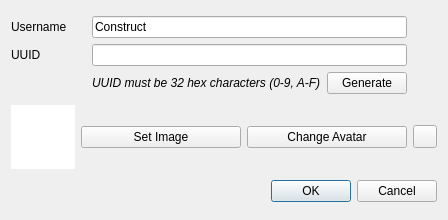
<?xml version="1.0" encoding="UTF-8"?>
<ui version="4.0">
 <class>NewUserDialog</class>
 <widget class="QDialog" name="NewUserDialog">
  <property name="geometry">
   <rect>
    <x>0</x>
    <y>0</y>
    <width>448</width>
    <height>220</height>
   </rect>
  </property>
  <property name="windowTitle">
   <string>New User</string>
  </property>
  <layout class="QGridLayout" name="gridLayout_2">
   <item row="2" column="1" colspan="3">
    <widget class="QDialogButtonBox" name="buttonBox">
     <property name="orientation">
      <enum>Qt::Orientation::Horizontal</enum>
     </property>
     <property name="standardButtons">
      <set>QDialogButtonBox::StandardButton::Cancel|QDialogButtonBox::StandardButton::Ok</set>
     </property>
    </widget>
   </item>
   <item row="1" column="2">
    <widget class="QPushButton" name="setAvatar">
     <property name="text">
      <string>Change Avatar</string>
     </property>
    </widget>
   </item>
   <item row="1" column="1">
    <widget class="QPushButton" name="selectImage">
     <property name="text">
      <string>Set Image</string>
     </property>
    </widget>
   </item>
   <item row="1" column="3">
    <widget class="QToolButton" name="revert">
     <property name="text">
      <string/>
     </property>
    </widget>
   </item>
   <item row="0" column="0" colspan="4">
    <layout class="QGridLayout" name="gridLayout">
     <item row="1" column="0">
      <widget class="QLabel" name="label">
       <property name="text">
        <string>UUID</string>
       </property>
      </widget>
     </item>
     <item row="0" column="1" colspan="2">
      <widget class="QLineEdit" name="username">
       <property name="text">
        <string>Construct</string>
       </property>
      </widget>
     </item>
     <item row="1" column="1" colspan="2">
      <widget class="QLineEdit" name="uuid"/>
     </item>
     <item row="0" column="0">
      <widget class="QLabel" name="label_2">
       <property name="text">
        <string>Username</string>
       </property>
      </widget>
     </item>
     <item row="2" column="1">
      <widget class="QLabel" name="label_3">
       <property name="font">
        <font>
         <italic>true</italic>
        </font>
       </property>
       <property name="text">
        <string>UUID must be 32 hex characters (0-9, A-F)</string>
       </property>
      </widget>
     </item>
     <item row="2" column="2">
      <widget class="QPushButton" name="generate">
       <property name="text">
        <string>Generate</string>
       </property>
      </widget>
     </item>
     <item row="1" column="3">
      <widget class="QLabel" name="uuidVerified">
       <property name="sizePolicy">
        <sizepolicy hsizetype="Fixed" vsizetype="Preferred">
         <horstretch>0</horstretch>
         <verstretch>0</verstretch>
        </sizepolicy>
       </property>
       <property name="minimumSize">
        <size>
         <width>24</width>
         <height>0</height>
        </size>
       </property>
      </widget>
     </item>
     <item row="0" column="3">
      <widget class="QLabel" name="usernameVerified">
       <property name="text">
        <string/>
       </property>
      </widget>
     </item>
    </layout>
   </item>
   <item row="1" column="0">
    <widget class="QGraphicsView" name="image">
     <property name="sizePolicy">
      <sizepolicy hsizetype="Expanding" vsizetype="Expanding">
       <horstretch>0</horstretch>
       <verstretch>0</verstretch>
      </sizepolicy>
     </property>
     <property name="minimumSize">
      <size>
       <width>64</width>
       <height>64</height>
      </size>
     </property>
     <property name="maximumSize">
      <size>
       <width>64</width>
       <height>64</height>
      </size>
     </property>
     <property name="frameShape">
      <enum>QFrame::Shape::NoFrame</enum>
     </property>
     <property name="frameShadow">
      <enum>QFrame::Shadow::Plain</enum>
     </property>
     <property name="verticalScrollBarPolicy">
      <enum>Qt::ScrollBarPolicy::ScrollBarAlwaysOff</enum>
     </property>
     <property name="horizontalScrollBarPolicy">
      <enum>Qt::ScrollBarPolicy::ScrollBarAlwaysOff</enum>
     </property>
     <property name="interactive">
      <bool>false</bool>
     </property>
    </widget>
   </item>
  </layout>
 </widget>
 <resources/>
 <connections>
  <connection>
   <sender>buttonBox</sender>
   <signal>accepted()</signal>
   <receiver>NewUserDialog</receiver>
   <slot>accept()</slot>
   <hints>
    <hint type="sourcelabel">
     <x>248</x>
     <y>254</y>
    </hint>
    <hint type="destinationlabel">
     <x>157</x>
     <y>274</y>
    </hint>
   </hints>
  </connection>
  <connection>
   <sender>buttonBox</sender>
   <signal>rejected()</signal>
   <receiver>NewUserDialog</receiver>
   <slot>reject()</slot>
   <hints>
    <hint type="sourcelabel">
     <x>316</x>
     <y>260</y>
    </hint>
    <hint type="destinationlabel">
     <x>286</x>
     <y>274</y>
    </hint>
   </hints>
  </connection>
 </connections>
</ui>
